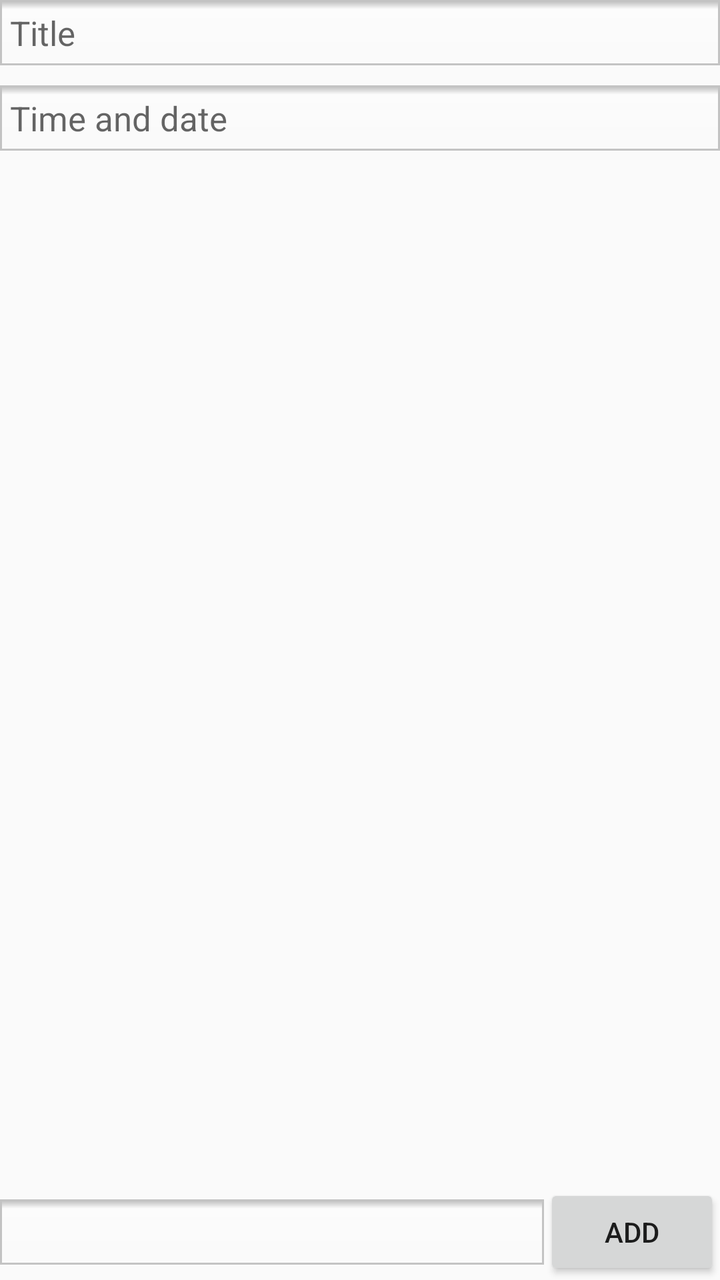
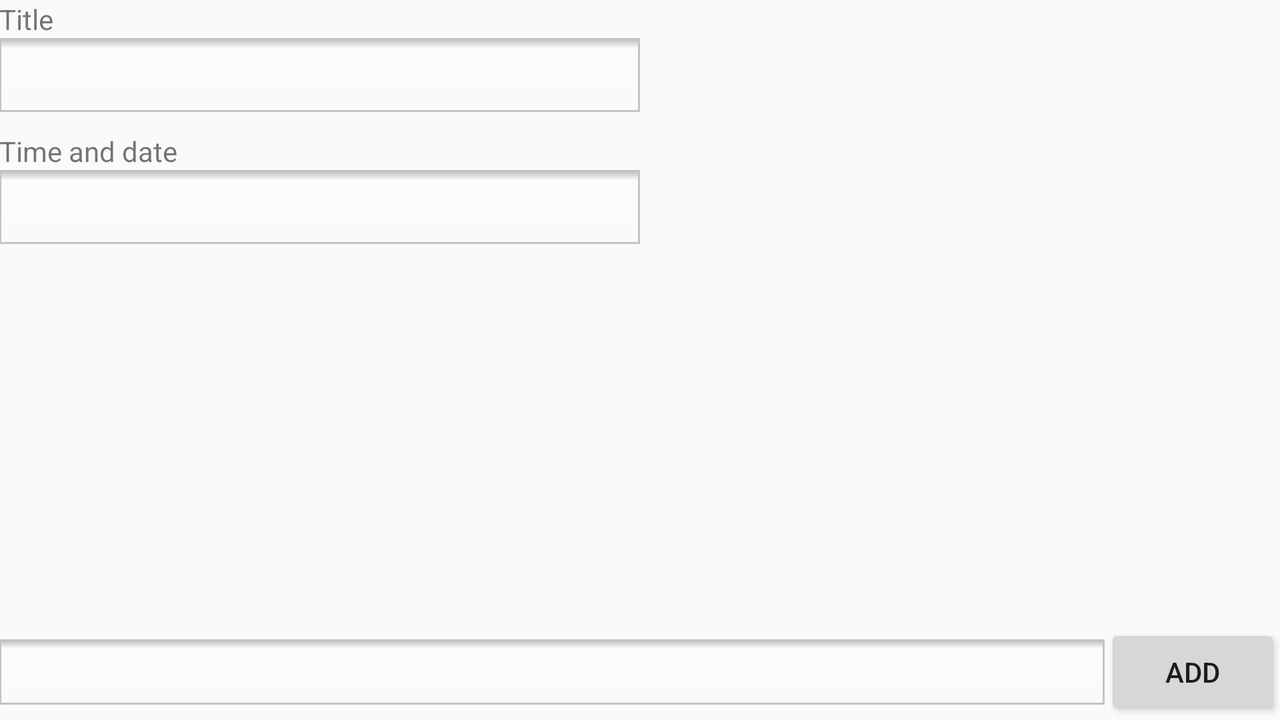

The same Android screen from two of the app's own layout files: first res/layout/ as a phone draws it, then the author's variant for another configuration, drawn on a device whose configuration selects that folder. Both files follow.
<!-- AndroidManifest.xml: application theme AppTheme -->
<!-- res/layout/fragment_category_shopping.xml -->
<RelativeLayout xmlns:android="http://schemas.android.com/apk/res/android"
    xmlns:tools="http://schemas.android.com/tools"
    android:layout_width="match_parent"
    android:layout_height="match_parent"
    tools:context="com.example.remember.fragment.CategoryShoppingFragment">


    <EditText
        android:id="@+id/edit_reminder_title"
        android:layout_width="match_parent"
        android:layout_height="wrap_content"
        android:layout_alignParentStart="true"
        android:layout_alignParentTop="true"
        android:hint="@string/title_hint"
        android:imeOptions="actionDone"
        android:inputType="textCapSentences"
        android:textSize="17sp" />

    <EditText
        android:id="@+id/edit_reminder_date"
        android:layout_width="match_parent"
        android:layout_height="wrap_content"
        android:layout_alignParentStart="true"
        android:layout_below="@+id/edit_reminder_title"
        android:layout_marginBottom="10dp"
        android:layout_marginTop="10dp"
        android:focusable="false"
        android:hint="@string/date_hint"
        android:textSize="17sp" />

    <LinearLayout
        android:id="@+id/shopping_list_container"
        android:layout_width="match_parent"
        android:layout_height="match_parent"
        android:layout_above="@+id/relativeLayout"
        android:layout_below="@+id/edit_reminder_date"
        android:orientation="vertical">

        <ListView
            android:id="@+id/shopping_list"
            android:layout_width="match_parent"
            android:layout_height="wrap_content"></ListView>

    </LinearLayout>

    <RelativeLayout
        android:id="@+id/relativeLayout"
        android:layout_width="wrap_content"
        android:layout_height="wrap_content"
        android:layout_alignParentBottom="true"
        android:layout_alignParentStart="true">

        <include layout="@layout/shopping_list_item_edit" />
    </RelativeLayout>
</RelativeLayout>
<!-- res/layout/shopping_list_item_edit.xml (included above) -->
<?xml version="1.0" encoding="utf-8"?>
<LinearLayout xmlns:android="http://schemas.android.com/apk/res/android"
    android:id="@+id/shopping_list_item_edit"
    android:layout_width="match_parent"
    android:layout_height="wrap_content"
    android:orientation="horizontal">

    <EditText
        android:id="@+id/new_list_item"
        android:layout_width="wrap_content"
        android:layout_height="wrap_content"
        android:textSize="17sp"
        android:layout_gravity="center_vertical"
        android:layout_weight="1"
        android:imeOptions="actionDone"
        android:inputType="textCapSentences" />

    <Button
        android:id="@+id/add_new_list_item"
        android:layout_width="wrap_content"
        android:layout_height="wrap_content"
        android:text="Add" />
</LinearLayout>
<!-- resources referenced by this layout -->
<resources>
  <string name="date_hint">Time and date</string>
  <string name="title_hint">Title</string>
  <style name="AppTheme" parent="Theme.AppCompat.Light.DarkActionBar">
          
          <item name="colorPrimary">@color/colorPrimary</item>
          <item name="colorPrimaryDark">@color/colorPrimaryDark</item>
          <item name="colorAccent">@color/colorAccent</item>
          <item name="editTextStyle">@style/EditText</item>
      </style>
  <color name="colorPrimary">#3F51B5</color>
  <color name="colorPrimaryDark">#303F9F</color>
  <color name="colorAccent">#FF4081</color>
  <style name="EditText" parent="@android:style/Widget.EditText">
          <item name="android:background">@drawable/custom_edit_text</item>
          <item name="android:padding">5dp</item>
      </style>
  <!-- drawable custom_edit_text (drawable) -->
  <?xml version="1.0" encoding="utf-8"?>
  <layer-list xmlns:android="http://schemas.android.com/apk/res/android">
      <item>
          <shape xmlns:android="http://schemas.android.com/apk/res/android"
              android:shape="rectangle">
              <gradient
                  android:angle="270"
                  android:centerColor="#65FFFFFF"
                  android:centerY="0.13"
                  android:endColor="#00FFFFFF"
                  android:startColor="#FFBDBDBD" />
              <stroke
                  android:width="1dp"
                  android:color="#C3C3C3" />
          </shape>
      </item>
  </layer-list>
</resources>
<!-- res/layout-land/fragment_category_shopping.xml (the author's variant of the layout above) -->
<!-- drawn on the phone turned sideways -->
<RelativeLayout xmlns:android="http://schemas.android.com/apk/res/android"
    xmlns:tools="http://schemas.android.com/tools"
    android:layout_width="match_parent"
    android:layout_height="match_parent"
    android:paddingLeft="@dimen/activity_horizontal_margin"
    android:paddingRight="@dimen/activity_horizontal_margin"
    android:paddingTop="@dimen/activity_vertical_margin"
    tools:context="com.example.remember.fragment.CategoryShoppingFragment">

    <LinearLayout
        android:layout_width="wrap_content"
        android:layout_height="wrap_content"
        android:layout_above="@+id/relativeLayout2"
        android:layout_alignParentTop="true"
        android:orientation="horizontal"
        android:weightSum="2">

        <RelativeLayout
            android:id="@+id/title_date"
            android:layout_width="wrap_content"
            android:layout_height="match_parent"
            android:layout_weight="1">

            <TextView
                android:id="@+id/textView2"
                android:layout_width="match_parent"
                android:layout_height="wrap_content"
                android:text="@string/title_hint" />

            <EditText
                android:id="@+id/edit_reminder_title"
                android:layout_width="match_parent"
                android:layout_height="wrap_content"
                android:layout_alignParentStart="true"
                android:layout_below="@+id/textView2"
                android:layout_marginBottom="10dp"
                android:imeOptions="actionDone"
                android:inputType="textCapSentences"
                android:textSize="20sp" />

            <TextView
                android:id="@+id/textView3"
                android:layout_width="match_parent"
                android:layout_height="wrap_content"
                android:layout_alignParentStart="true"
                android:layout_below="@+id/edit_reminder_title"
                android:text="@string/date_hint" />

            <EditText
                android:id="@+id/edit_reminder_date"
                android:layout_width="match_parent"
                android:layout_height="wrap_content"
                android:layout_alignParentStart="true"
                android:layout_below="@+id/textView3"
                android:focusable="false"
                android:textSize="20sp" />

        </RelativeLayout>

        <RelativeLayout
            android:id="@+id/shopping_list_container"
            android:layout_width="match_parent"
            android:layout_height="match_parent"
            android:layout_marginStart="10dp"
            android:layout_weight="1">

            <ListView
                android:id="@+id/shopping_list"
                android:layout_width="match_parent"
                android:layout_height="wrap_content" />

        </RelativeLayout>

    </LinearLayout>

    <RelativeLayout
        android:id="@+id/relativeLayout2"
        android:layout_width="wrap_content"
        android:layout_height="wrap_content"
        android:layout_alignParentBottom="true"
        android:layout_alignParentStart="true">

        <include layout="@layout/shopping_list_item_edit" />
    </RelativeLayout>
</RelativeLayout>
